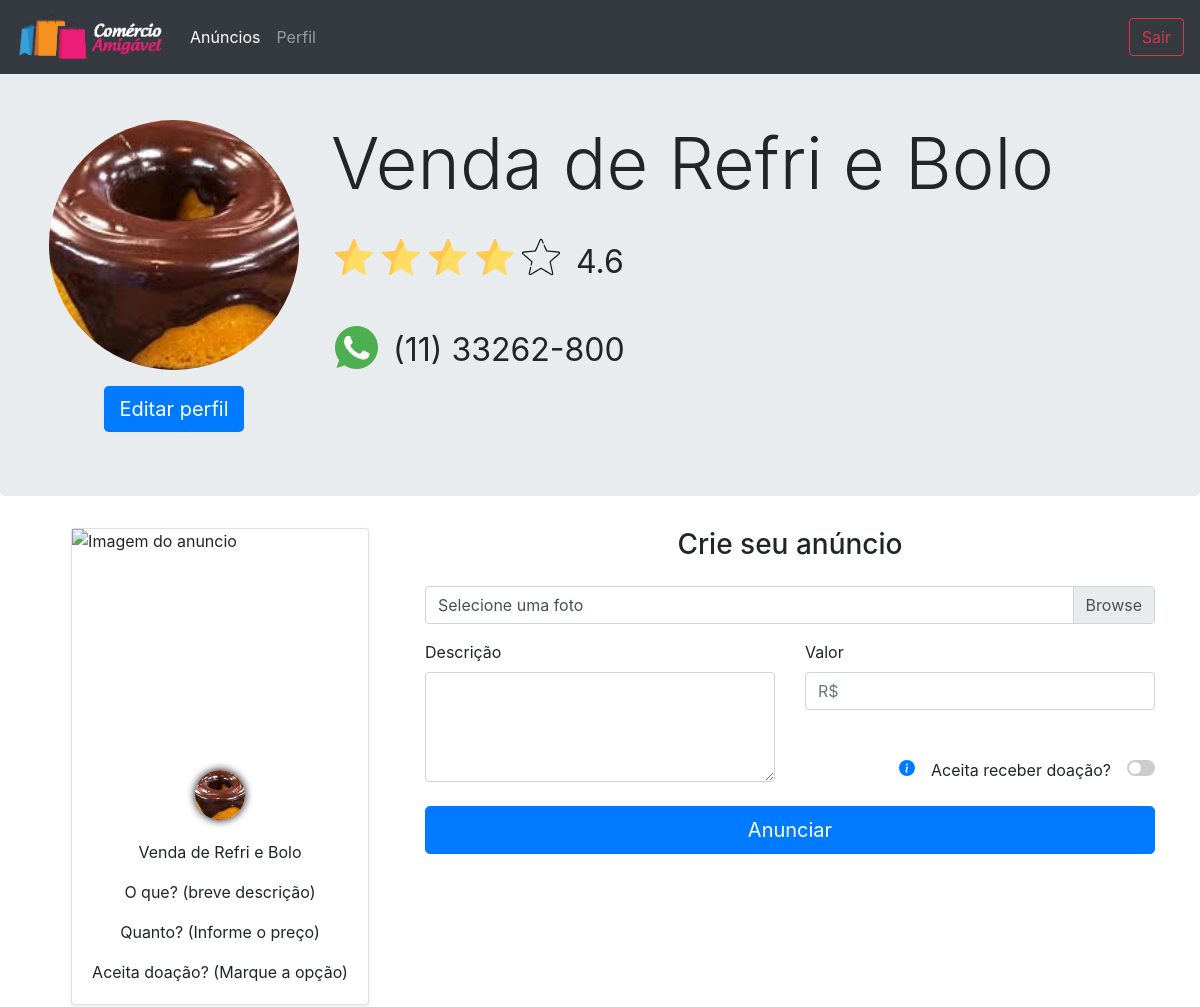
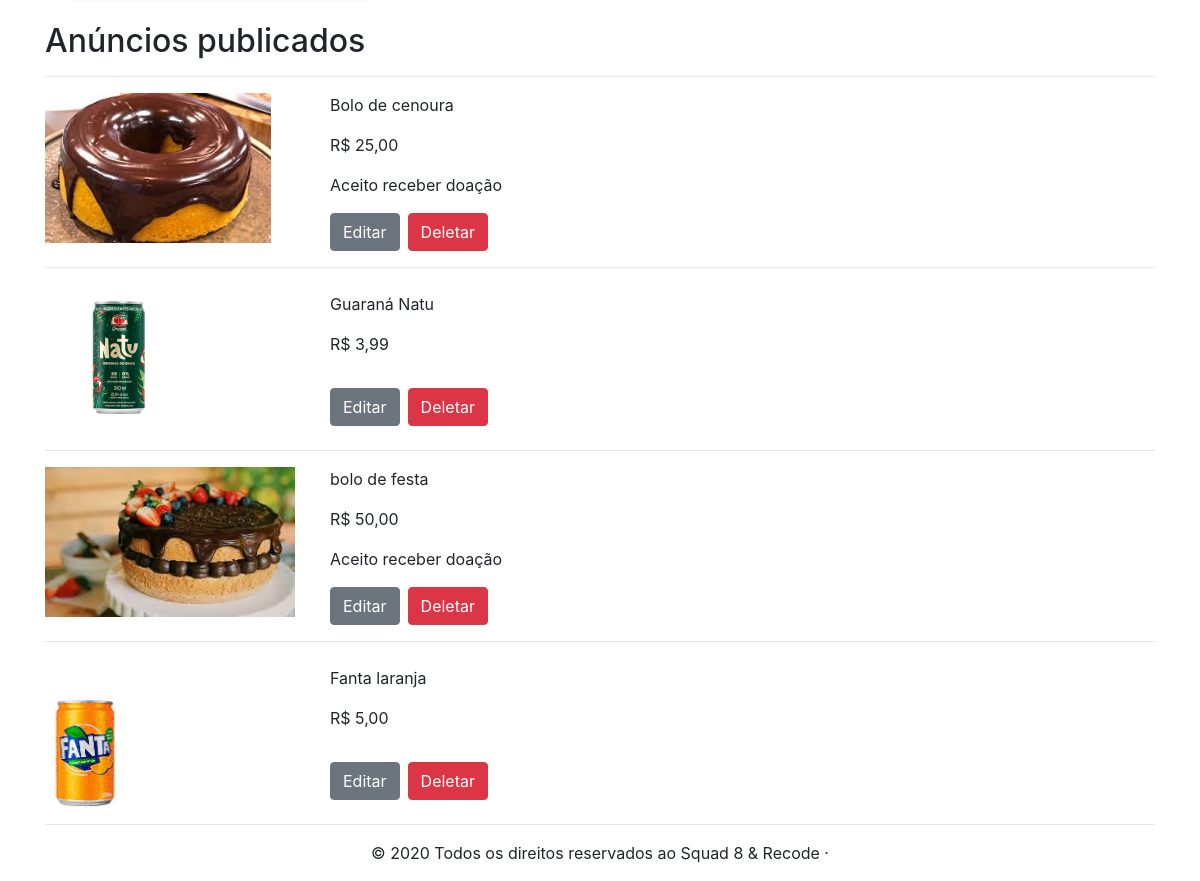
Screenshot of /perfil.php (signed in) with the database file from the repository (2 pictures, top to bottom).
### tables this page shows
CREATE TABLE `anuncios` (
  `id` int(11) NOT NULL,
  `id_vendedor` int(11) NOT NULL,
  `img` varchar(500) NOT NULL,
  `descricao` varchar(70) NOT NULL,
  `valor` varchar(70) NOT NULL,
  `doacao` varchar(30) NOT NULL
);

### perfil_vendedor.php (the view, shortened to what this page needs)
<?php
if (isset($_SESSION['id_vendedor'])) {
    $id = $_SESSION['id_vendedor'];
    $negocio = $_SESSION['negocio_vendedor'];
    $telefone = $_SESSION['telefone_vendedor'];
    $img_perfil = $_SESSION['img_perfil_vendedor'];
} else{
    header('Location: index.php');
    die();
}
?>
<!DOCTYPE html>
<html lang="pt-br">
<head>
  <link rel="stylesheet" href="https://stackpath.bootstrapcdn.com/bootstrap/4.1.3/css/bootstrap.min.css"
>
  <link href="./CSS/perfil.css" rel="stylesheet">
  <link href="./CSS/toggle-switch.css" rel="stylesheet">
</head>
<body>
  <main role="main">
    <div class="jumbotron">
      <div class="container-fluid">
        <div class="row">
          <div class="col-md-3 d-flex flex-column justify-content-between align-items-center">
            <img width="250" height="250" class="rounded-circle" src="./images/perfil_vendedor/<?php echo $img_perfil?>" alt="">
            <a class="btn-lg btn-primary mt-3" id="foto" href="./editar_perfil_vendedor.php" role="buttom">Editar perfil</a>
          </div>
          <div class="col-md-9 d-flex flex-column justify-content-start align-items-start">
            <h2 class="display-3"><?php echo $negocio?></h2>
            <div class="row ml-1 my-4 align-items-start">
              <img src="./images/rating-stars.png" alt="Rating Stars">
              <p class="col d-flex flex-column align-items-end" style="font-size: 32px;">4.6</p>
            </div>
            <div class="row ml-1 align-items-start">
              <img src="./images/whats-logo.png" alt="WhatsApp Logo">
              <p class="col d-flex flex-column align-items-end" style="font-size: 32px;"><?php echo $telefone?></p>
            </div>
          </div>
        </div>
      </div>
    </div>
    <div class="container">
      <div class="row">
        <div class="col-md-4 d-flex justify-content-center align-items-center">
          <div class="card mb-4 shadow-sm">
            <img id="imgPlaceholder" height="225" src="./images/ponto-de-interrogação.jpeg" alt="Imagem do anuncio">
            <div class="d-flex justify-content-center mt-3"><img style="box-shadow: 0px 0px 8px #000000;"
                class="rounded-circle" width="50" height="50" src="./images/perfil_vendedor/<?php echo $img_perfil?>" alt=""></div>
            <div class="card-body">
              <p class="card-text text-center"><?php echo $negocio?></p>
              <p id="descricaoAnuncio" class="card-text text-center">O que? (breve descrição)</p>
              <p id="valorAnuncio" class="card-text text-center">Quanto? (Informe o preço)</p>
              <p id="aceitaDoacao" class="card-text text-center">Aceita doação? (Marque a opção)</p>
            </div>
          </div>
        </div>
        <div class="col-md-8">
          <h3 class="text-center" id="titulo">Crie seu anúncio</h3>
          <form class="needs-validation" method="POST" action="php/publicar.php" enctype="multipart/form-data" novalidate>
            <div class="row">
              <div class="col-md mb-3">
                <div class="custom-file mt-3">
                  <label class="custom-file-label" for="chooseFile">Selecione uma foto</label>
                </div>
              </div>
            </div>
            <div class="row">
              <div class="col-md-6 mb-3">
                <label for="descricao">Descrição</label>
                <textarea class="form-control" name="descricao" id="descricao" onchange="atualizaDescricao()" required
                  cols="30" rows="4"></textarea>
              </div>
              <div class="col-md-6 mb-3 d-flex flex-column">
                <label for="valor">Valor</label>
                <input type="text" class="form-control" id="valor" name="valor" value=""
                  onkeypress="$(this).mask('#.##0,00', {reverse: true});" placeholder="R$" required
                  onchange="atualizaValor()" />
                <div class="row">
                  <div class="col mt-5 d-flex align-items-baseline justify-content-end">
                    <label for="">Aceita receber doação?</label>
                    <div>
                      <label class="switch ml-3 d-flex align-items-end" id="switch">
                        <span class="slider round"></span>
                      </label>
                    </div>
                  </div>
                </div>
              </div>
            </div>
            <button class="btn btn-primary btn-lg btn-block" type="submit" id="butao">Anunciar</button>
          </form>
        </div>
      </div>
    </div>
    <div class="container">
      <div class="row">
        <div class="col-md-12">
          <h2>Anúncios publicados</h2>
          <hr>
          <?php
            $sql = "SELECT * FROM anuncios WHERE id_vendedor = '$id'";
            $result = $conn->query($sql);
            if ($anuncios = $result->num_rows >0) {
              while ($anuncios = $result->fetch_assoc()) {
                if($anuncios['valor']==""){$anuncios['valor']='Valor à combinar';}?>
                <div class="row mb-2">
                  <div class="col-md-3">
                    <img height="150" src="./images/imagens_anuncios/<?php echo $anuncios['img']?>" alt="" id="editarImg">
                  </div>
                  <div class="col-md-9 d-flex flex-column vertical-align-center justify-content-center">
                    <p><?php echo utf8_encode($anuncios['descricao'])?></p>
                    <p>R$ <?php echo utf8_encode($anuncios['valor'])?></p>
                    <p><?php echo utf8_encode($anuncios['doacao'])?></p>
                    <div class="btn-group">
                      <a href="#foto"><button class="btn btn-secondary" onclick="editar('<?php echo $anuncios['img']?>','<?php echo utf8_encode($anuncios['descricao'])?>','<?php echo utf8_encode($anuncios['valor'])?>','<?php echo utf8_encode($anuncios['id'])?>')">Editar</button></a>
                      <button class="btn btn-danger rounded ml-2" data-toggle="modal" data-target="#modalDeletar" onclick="deletar('<?php echo utf8_encode($anuncios['id'])?>')">Deletar</button>
                    </div>
                  </div>
                </div>
                <hr>
              <?php }
            } else {
              echo "<p class='font-weight-bold'>Nenhum anuncio publicado</p>";
              echo "<br>";
            }
          ?>
        </div>
      </div>
    </div>
  </main>
</body>
</html>

### perfil.php (shortened to what this page needs)
<?php
if (!isset($_SESSION["id_cliente"]) && !isset($_SESSION["id_vendedor"])){
  require_once('./perfil_deslogado.php');
} else if (isset($_SESSION['id_cliente'])){
  require_once('./perfil_logado_cliente.php');
} else if (isset($_SESSION['id_vendedor'])) {
    if (isset($_POST['id_anunciante'])) {
      if($_SESSION['id_vendedor'] == $_POST['id_anunciante']){
        require_once('./perfil_vendedor.php');
      } else {
        require_once('./perfil_logado_vendedor.php');
      }
    } else {
      require_once('./perfil_vendedor.php');
    }
}

### CSS/perfil.css (style rules this page uses)
body { padding-top: 3.5rem; }
img { object-fit: cover; }

### CSS/toggle-switch.css (style rules this page uses)
.switch { position: relative; display: inline-block; width: 28px; height: 16px; }
.slider { position: absolute; cursor: pointer; top: 0; left: 0; right: 0; bottom: 0; background-color: #ccc; -webkit-transition: .4s; transition: .4s; }
.slider:before { position: absolute; content: ""; height: 12px; width: 12px; left: 2px; bottom: 2px; background-color: white; -webkit-transition: .4s; transition: .4s; }
.slider.round { border-radius: 34px; }
.slider.round:before { border-radius: 50%; }

### rows the page displays
anuncios: img (picture), descricao "Bolo de cenoura", valor "25,00", doacao "Aceito receber doação"
anuncios: img (picture), descricao "Guaraná Natu", valor "3,99"
anuncios: img (picture), descricao "bolo de festa", valor "50,00", doacao "Aceito receber doação"
anuncios: img (picture), descricao "Fanta laranja", valor "5,00"

### other values shown
$negocio "Venda de Refri e Bolo"
$telefone "(11) 33262-800"
